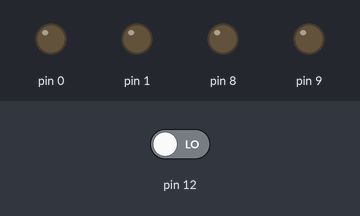
Simulated run of this sketch. Board: Arduino Uno, built with avr-gcc and run on an emulated ATmega328P. On the bench: output pins drawn as LEDs (lit = HIGH). The test bench sets the inputs (shaded band); at power-on: pin 12 LOW.

Above: at 1.2 s.
1.3 s: pin 12 driven HIGH
At 1.8 s:
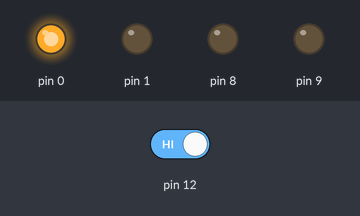
2.8 s: pin 12 driven LOW
At 4.1 s:
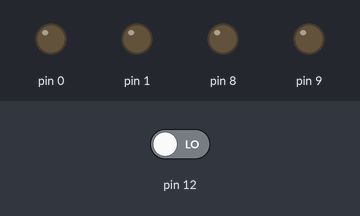
Timing chart, 0 to 5.8 s (numbered marks = the images above; inputs shaded):
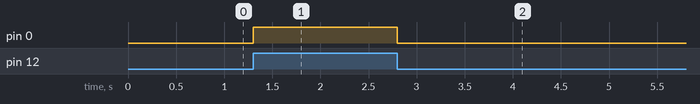

Measured:
- after the input at 1.3 s, pin 0: LOW → HIGH at once
- after the input at 2.8 s, pin 0: HIGH → LOW at once

The sketch:

2_button_2_motor.DBK.ino
```cpp
char(x);
void setup() {

pinMode(0, OUTPUT);
pinMode(1,OUTPUT);
pinMode(8, OUTPUT);
pinMode(9,OUTPUT);
pinMode(13,INPUT);
pinMode(12,INPUT);
}
void loop()
{
x= digitalRead(12);

if(x==1){
 digitalWrite(0,1);
 digitalWrite(1,0);
}else {
 digitalWrite(0,0);
 digitalWrite(1,0);
 }
}
```
